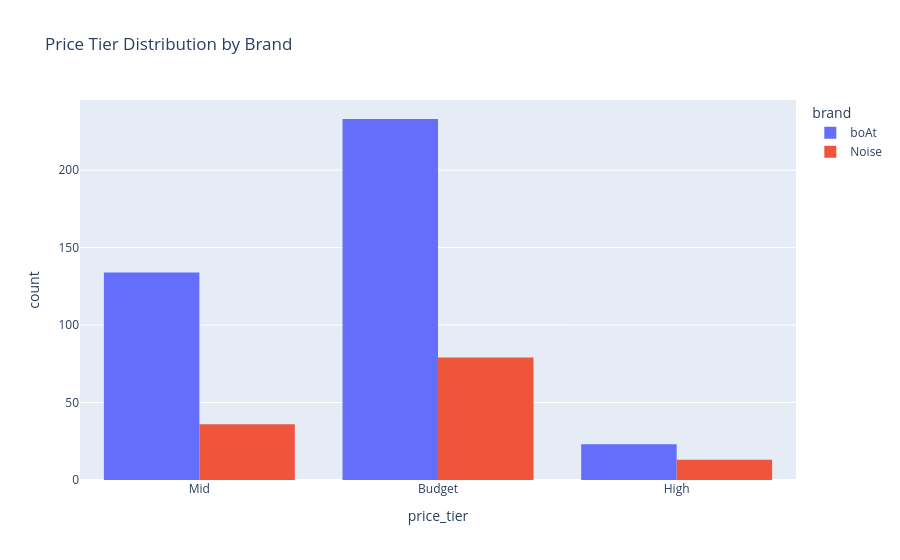

Notebook cell for this chart:
### Code cell
fig = px.histogram(
    df,
    x='price_tier',
    color='brand',
    barmode='group',
    title='Price Tier Distribution by Brand'
)

fig.show()

### Figure 1 — Plotly figure (JSON) as saved in the notebook; plotly's stock layout.template omitted (floating-point values rounded to 4 significant figures; data arrays with more than 128 entries replaced by an {"elided": "..."} marker saying what was removed)
{"data": [{"alignmentgroup": "True", "bingroup": "x", "hovertemplate": "brand=boAt<br>price_tier=%{x}<br>count=%{y}<extra></extra>", "legendgroup": "boAt", "marker": {"color": "#636efa", "pattern": {"shape": ""}}, "name": "boAt", "offsetgroup": "boAt", "orientation": "v", "showlegend": true, "type": "histogram", "x": {"elided": "390 str values"}, "xaxis": "x", "yaxis": "y"}, {"alignmentgroup": "True", "bingroup": "x", "hovertemplate": "brand=Noise<br>price_tier=%{x}<br>count=%{y}<extra></extra>", "legendgroup": "Noise", "marker": {"color": "#EF553B", "pattern": {"shape": ""}}, "name": "Noise", "offsetgroup": "Noise", "orientation": "v", "showlegend": true, "type": "histogram", "x": ["Budget", "Budget", "Budget", "Mid", "Mid", "Mid", "Mid", "Budget", "Mid", "Budget", "Budget", "Budget", "Budget", "Mid", "Mid", "Mid", "High", "Budget", "Mid", "Mid", "Mid", "High", "Budget", "Budget", "High", "High", "Mid", "High", "Budget", "Mid", "Budget", "High", "Budget", "Mid", "Budget", "Budget", "Mid", "Budget", "Budget", "Budget", "Budget", "Budget", "Budget", "Mid", "Budget", "Mid", "Budget", "Budget", "Budget", "Budget", "Budget", "Budget", "Mid", "Budget", "Budget", "Mid", "Budget", "Budget", "Budget", "Budget", "Budget", "Budget", "Budget", "Budget", "Budget", "Budget", "Budget", "Budget", "Budget", "Mid", "Budget", "Mid", "Budget", "Budget", "Budget", "Budget", "Budget", "Budget", "High", "Budget", "Budget", "Mid", "Budget", "Budget", "Mid", "Budget", "Budget", "Budget", "Budget", "Mid", "Budget", "Budget", "Budget", "Budget", "Mid", "Budget", "Mid", "Mid", "Mid", "Mid", "High", "Budget", "Budget", "High", "Mid", "Mid", "Mid", "Budget", "High", "Budget", "Budget", "High", "High", "Budget", "Budget", "Budget", "Mid", "High", "Mid", "Budget", "Budget", "Budget", "Budget", "Budget", "Mid", "Mid", "Budget", "Budget"], "xaxis": "x", "yaxis": "y"}], "layout": {"barmode": "group", "legend": {"title": {"text": "brand"}, "tracegroupgap": 0}, "title": {"text": "Price Tier Distribution by Brand"}, "xaxis": {"anchor": "y", "domain": [0, 1], "title": {"text": "price_tier"}}, "yaxis": {"anchor": "x", "domain": [0, 1], "title": {"text": "count"}}}}
